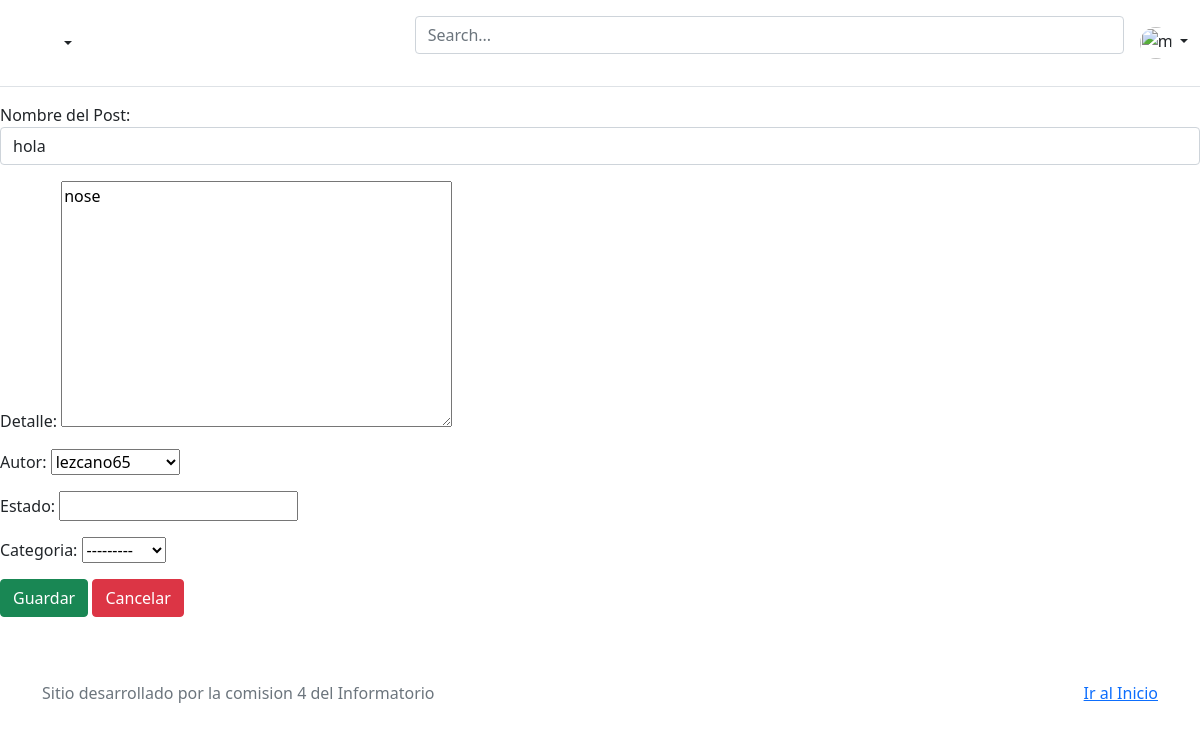
Before: /Post/Admin/Editar/4/ with the older database file.
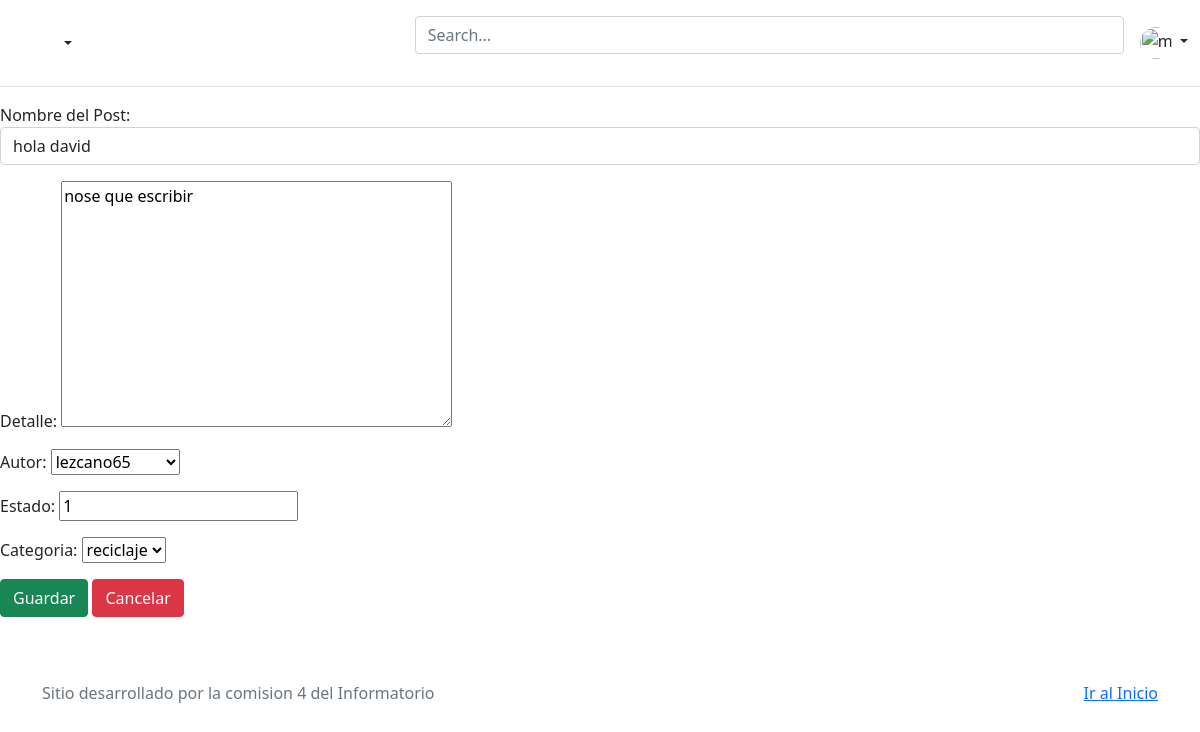
After: the same page with the newer database file.
### apps/post/models.py (models this page shows, shortened)
class Post(models.Model):
	nombre = models.CharField(max_length=255)
	detalle = models.TextField(max_length=1000)
	autor = models.ForeignKey(Usuario, on_delete=models.CASCADE, null=True)
	estado = models.IntegerField(null=True)
	categoria = models.OneToOneField(Categoria, on_delete=models.CASCADE, null=True)
	comentarios = models.ManyToManyField(Comentario)
	class Meta:
		db_table="post"

### apps/categoria/models.py (models this page shows)
class Categoria(models.Model):
	detalle = models.CharField(max_length=255)
	class Meta:
		db_table="Categoria"
	def __str__(self):
		return self.detalle

### apps/post/views.py (the view, shortened to what this page needs)
# urls.py: path("Admin/Editar/<int:pk>/", views.EditarAdmin.as_view(), name="admin_editar"),
class EditarAdmin(UpdateView):
	template_name = "post/admin/editar.html"
	model = Post
	form_class = PostForm

### apps/post/forms.py
class PostForm(forms.ModelForm):
	nombre = forms.CharField(label="Nombre del Post", widget=forms.TextInput(attrs={"class": "form-control", "placeholder":"Ingrese nombre del post"}))
	detalle = forms.CharField(widget=forms.Textarea)
	class Meta:
		model = Post
		fields = ["nombre", "detalle","autor","estado","categoria"]

### apps/usuarios/models.py (called while the page is built)
	def __str__(self):
		return f"{self.username}"

### templates/post/admin/editar.html (shortened to what this page needs)
{% extends "base/base.html" %}
{% block contenido %}
	<form method="POST">{% csrf_token %}
		{{form.as_p}}
		<div class="row">
			<div class="col">
				<button type="submit" class="btn btn-success">Guardar</button>
				<a href="{% url 'post:admin_listar' %}" class="btn btn-danger">Cancelar</a>
			</div>
		</div>
	</form>
{% endblock contenido %}

Changed rows visible on the page:
changed Post: nombre "hola" → "hola david"; detalle "nose" → "nose que escribir"
Other visible differences:
form field estado: (not shown) → "1"
form field categoria: "---------" → "reciclaje"
